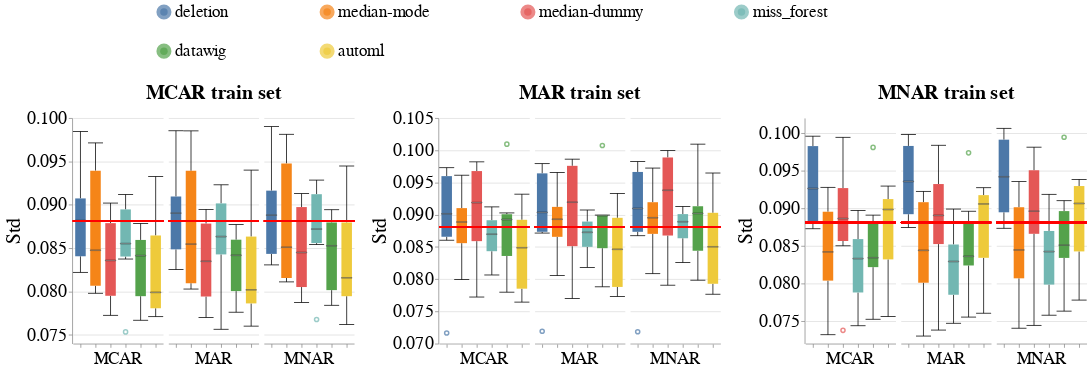

The notebook cell this image was saved under:
### Code cell
create_box_plots_for_diff_imputers_v2(dataset_name=DATASET_NAME,
                                      model_name='rf_clf',
                                      metric_name='std',
                                      db_client=db_client)
